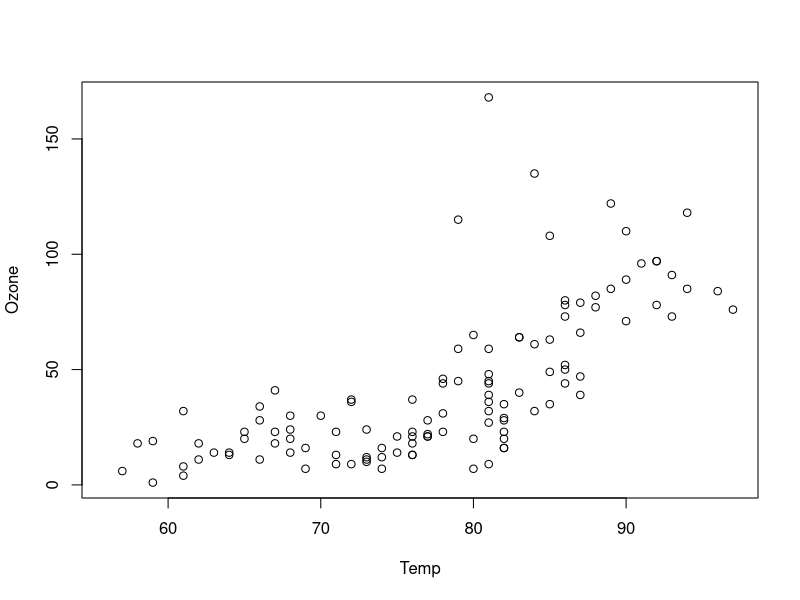
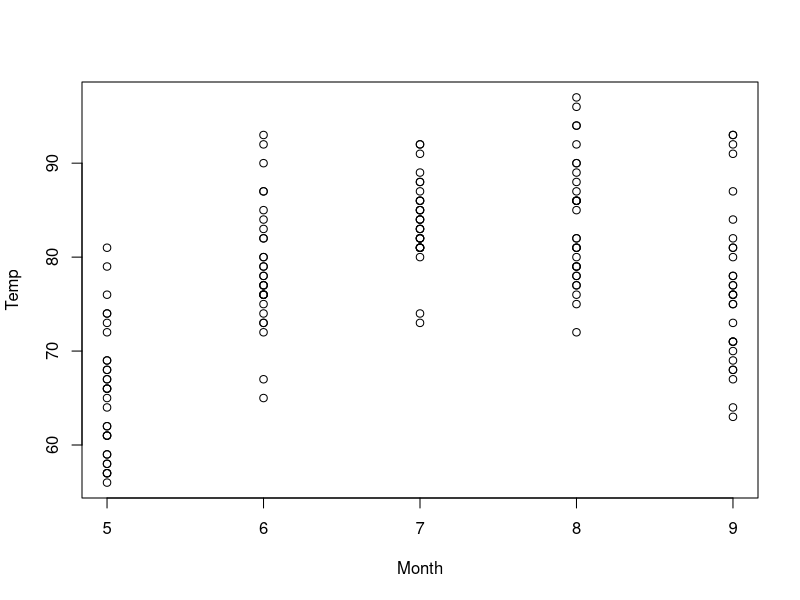

The R script that drew these images, in order: (Note: this script raises an error after producing the figures.)
# 数据结构
# -------------------------------------------------------------------------------------------- #
# 1. 向量（vector）
# 向量是一个一维数组，用于存储数值型、字符型或逻辑型数据
# 执行组合功能的函数c()可用来创建向量
numerical <- c(11, 13, 15, 17) # 数值型向量
string <- c("peter", "marry", "tom", "jack") # 字符型向量
logical <- c(TRUE, FALSE, FALSE, TRUE) # 逻辑型向量
# 单个向量中的数据必须拥有相同的类型

# 访问向量中的元素
# R中下标从1开始
numerical[2]
numerical[c(1, 3)]
numerical[c(1:4)]

# 标量
# 只含有一个元素的向量，用于保存常量
n <- 3
s <- "String"
l <- TRUE

# -------------------------------------------------------------------------------------------- #
# 2. 矩阵（matrix）
# 矩阵是一个二维数组，但是每个元素的类型都必须一致
cells <- c(1:4) # data
number_of_rows <- 2 
number_of_columns <- 2 
logical_value <- TRUE # 根据行填充（默认是FALSE）
char_vector_rownames <- c("row 1", "row 2") # 每行的labels
char_vector_colnames <- c("col 1", "col 2") # 每列的labels
# 通过函数matrix()创建矩阵
myMatrix <- matrix(cells, 
                   nrow = number_of_rows, 
                   ncol = number_of_columns, 
                   byrow = logical_value, 
                   dimnames = list(char_vector_rownames, char_vector_colnames))
# 矩阵下标的使用
myMatrix <- matrix(1:10, nrow = 2)
myMatrix[2,] # 第2行的所有元素
myMatrix[,1] # 第1列的所有元素
myMatrix[1,3] # 第1行的第3个
myMatrix[c(1,2), 2] # 第2列的第1，2个

# -------------------------------------------------------------------------------------------- #
# 3. 数组（array）
# 数组与矩阵相似，但是维度可以大于2
cells <- 1:24
# 4行3列2组
dimensions <- c(4, 3, 2)
# 行的labels
dim1 <- c("row 1", "row 2", "row 3", "row 4")
# 列的lables
dim2 <- c("col 1", "col 2", "col 3")
# 组的labels
dim3 <- c("Section 1", "Section 2")
dimnames <- list(dim1, dim2, dim3)
# 数组通过array()创建
myArray <- array(cells, dimensions, dimnames)
# 数组下标的使用
myArray[1,1,1]

# -------------------------------------------------------------------------------------------- #
# 4. 数据框（data frame）
# 类似于矩阵，但是不同的列可以包含不同的数据类型（数值型，字符型等）
# 每一列的数据类型必须一致
patientID <- c(1001, 1002, 1003, 1004)
age <- c(21, 32, 43, 54)
diabetes <- c("Type1", "Type2", "Type1", "Type1")
status <- c("Poor", "Improved", "Excellent", "Poor")
# 利用data.frame()创建数据框
patientData <- data.frame(patientID, age, diabetes, status)
# 实例标志符（行的名称）
patientData <- data.frame(patientID, age, diabetes, status, row.names = patientID)
str(patientData)

# 获取数据框中的元素
patientData[1:2] # 返回前2列的数据
patientData[1,] 
patientData[c("patientID", "status")] # 直接指定列名
patientData$age # dataFrame$colName $符号，用于选取给定数据框中的某个特定变量
# 生成age和status的关系列表
table(patientData$age, patientData$status)

# attach()和detach()
# attach()可以将数据框添加到R搜索路径中
attach(airquality)
plot(Temp, Ozone)
plot(Month, Temp) 
# detach()将数据框从搜索路径中移除，但其并不会对数据框本身作处理
detach()
# 但是当全局中有一个和数据集同样变量名的对象时，全局对象取得优先权
Month <- c(5, 6, 7)
attach(airquality)
plot(Month, Temp) 
detach()

# with()
# 无需担心变量名有冲突
with(airquality, plot(Month, Wind))
# 多条语句，使用{}
with(airquality, {
  summary(airquality)
  plot(Month, Ozone)
})
# 赋值仅在函数的括号内有效
with(airquality, {
  month <- airquality$Month
})
month # Error: object 'month' not found
# 使用<<-赋值，可以在全局中使用
with(airquality, {
  temp <<- airquality$Temp
})
temp

# -------------------------------------------------------------------------------------------- #
# 5. 因子（factor）
# 变量可归结为名义型、有序型、连续型
# 名义型是没有顺序之分的，比如糖尿病diabetes的Type1和Type2
# 有序型表示一种顺序关系，而非数量关系，比如病情status（poor，improved，excellent）
# 连续型可呈现为某个范围内的任意值，并同时表示了顺序和数量，比如年龄age，可以取21～76.3之间的任意值

patientID <- c(1001, 1002, 1003, 1004, 1005)
age <- c(21, 32, 43, 54, 65)
# 类别（名义型）变量和有序类别（有序型）变量称为因子（factor）
diabetes <- c("Type1", "Type2", "Type1", "Type1", "Type2")
diabetes <- factor(diabetes)
# 因子的水平默认依字母顺序创建
status <- c("Ailing", "Excellent", "Improved", "Poor", "Excellent")
# 表示有序型变量，需要指定参数ordered = TRUE
status <- factor(status, ordered = TRUE) # 返回的顺序为Ailing < Excellent < Improved < Poor，不合理
# 通过指定参数levels覆盖默认的排序
status <- factor(status, ordered = TRUE, levels = c("Ailing", "Poor", "Improved", "Excellent"))
# factor()以一个integer向量的形式存储类别值
class(unclass(status))
patientData <- data.frame(patientID, age, diabetes, status, row.names = patientID)
str(patientData)
summary(patientData)

# -------------------------------------------------------------------------------------------- #
# 6. 列表（list）
# 列表是一些对象的有序集合，允许整合若干（可以并无关联）个对象到单个列表对象名下
# 比如列表可以包含若干向量、矩阵、数据框、或者其他的列表
# 
# 使用list()创建列表对象
# list1 <- list(object1, object2, ......)
list1 <- list(matrix(1:6, nrow = 2), c(1, 2, 3), "peter")
# 给每一个对象命名
# myList <- list(name1 = object1, name2 = object2, ......)
myList <- list(num = numerical, char = string, log = logical, mat = myMatrix, dataFrame = patientData, li = list1)

# 获取list中的对象（有名字 $num）
myList[1] # 利用下标
myList["mat"] # 利用名字

# 获取list中的对象（没有名字）
myList[[1]]
myList[["mat"]]

